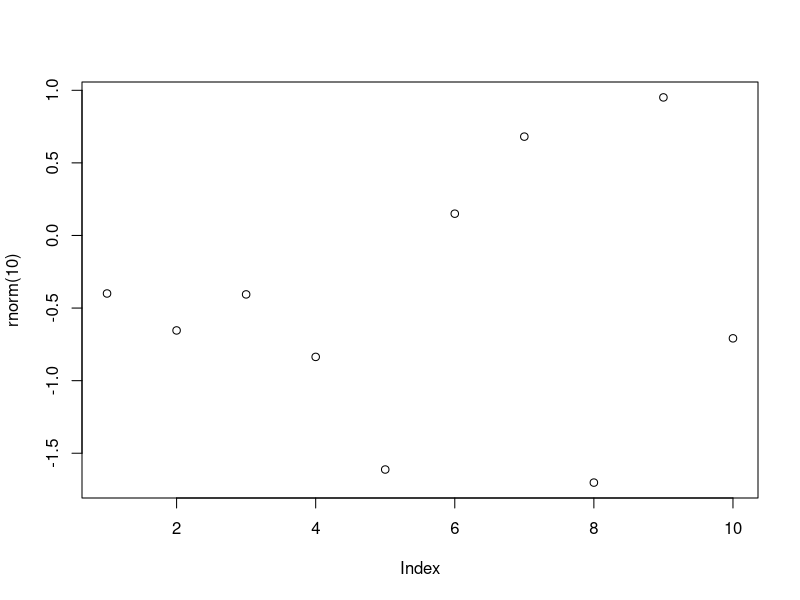

Generate this figure with R:
## ---- chunk 1
plot(rnorm(10))
